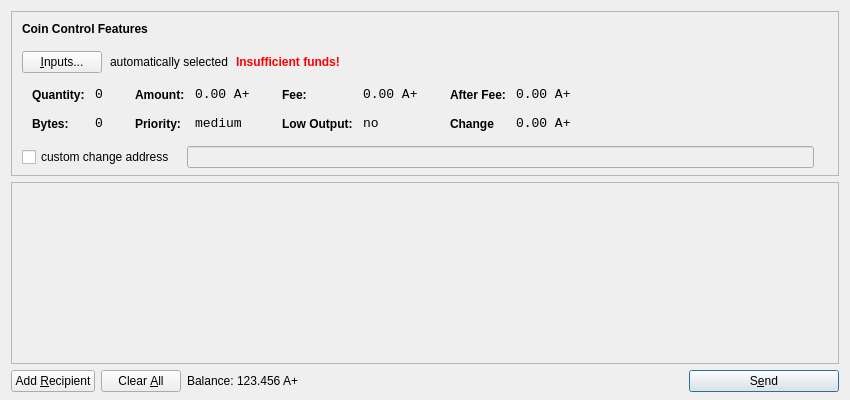
<?xml version="1.0" encoding="UTF-8"?>
<ui version="4.0">
 <class>SendCoinsDialog</class>
 <widget class="QDialog" name="SendCoinsDialog">
  <property name="geometry">
   <rect>
    <x>0</x>
    <y>0</y>
    <width>850</width>
    <height>400</height>
   </rect>
  </property>
  <property name="windowTitle">
   <string>Send Coins</string>
  </property>
  <layout class="QVBoxLayout" name="verticalLayout" stretch="0,1,0">
   <property name="bottomMargin">
    <number>8</number>
   </property>
   <item>
    <widget class="QFrame" name="frameCoinControl">
     <property name="sizePolicy">
      <sizepolicy hsizetype="Expanding" vsizetype="Expanding">
       <horstretch>0</horstretch>
       <verstretch>0</verstretch>
      </sizepolicy>
     </property>
     <property name="maximumSize">
      <size>
       <width>16777215</width>
       <height>16777215</height>
      </size>
     </property>
     <property name="frameShape">
      <enum>QFrame::StyledPanel</enum>
     </property>
     <property name="frameShadow">
      <enum>QFrame::Sunken</enum>
     </property>
     <layout class="QVBoxLayout" name="verticalLayoutCoinControl2">
      <property name="spacing">
       <number>6</number>
      </property>
      <property name="leftMargin">
       <number>0</number>
      </property>
      <property name="topMargin">
       <number>0</number>
      </property>
      <property name="rightMargin">
       <number>0</number>
      </property>
      <property name="bottomMargin">
       <number>6</number>
      </property>
      <item>
       <layout class="QVBoxLayout" name="verticalLayoutCoinControl" stretch="0,0,0,0,1">
        <property name="spacing">
         <number>0</number>
        </property>
        <property name="leftMargin">
         <number>10</number>
        </property>
        <property name="topMargin">
         <number>10</number>
        </property>
        <item>
         <layout class="QHBoxLayout" name="horizontalLayoutCoinControl1">
          <property name="bottomMargin">
           <number>15</number>
          </property>
          <item>
           <widget class="QLabel" name="labelCoinControlFeatures">
            <property name="sizePolicy">
             <sizepolicy hsizetype="Preferred" vsizetype="Maximum">
              <horstretch>0</horstretch>
              <verstretch>0</verstretch>
             </sizepolicy>
            </property>
            <property name="font">
             <font>
              <weight>75</weight>
              <bold>true</bold>
             </font>
            </property>
            <property name="styleSheet">
             <string notr="true">font-weight:bold;</string>
            </property>
            <property name="text">
             <string>Coin Control Features</string>
            </property>
           </widget>
          </item>
         </layout>
        </item>
        <item>
         <layout class="QHBoxLayout" name="horizontalLayoutCoinControl2" stretch="0,0,0,0">
          <property name="spacing">
           <number>8</number>
          </property>
          <property name="bottomMargin">
           <number>10</number>
          </property>
          <item>
           <widget class="QPushButton" name="pushButtonCoinControl">
            <property name="styleSheet">
             <string notr="true"/>
            </property>
            <property name="text">
             <string>&amp;Inputs...</string>
            </property>
           </widget>
          </item>
          <item>
           <widget class="QLabel" name="labelCoinControlAutomaticallySelected">
            <property name="text">
             <string>automatically selected</string>
            </property>
            <property name="margin">
             <number>5</number>
            </property>
           </widget>
          </item>
          <item>
           <widget class="QLabel" name="labelCoinControlInsuffFunds">
            <property name="font">
             <font>
              <weight>75</weight>
              <bold>true</bold>
             </font>
            </property>
            <property name="styleSheet">
             <string notr="true">color:red;font-weight:bold;</string>
            </property>
            <property name="text">
             <string>Insufficient funds!</string>
            </property>
            <property name="margin">
             <number>5</number>
            </property>
           </widget>
          </item>
          <item>
           <spacer name="horizontalSpacerCoinControl">
            <property name="orientation">
             <enum>Qt::Horizontal</enum>
            </property>
            <property name="sizeHint" stdset="0">
             <size>
              <width>40</width>
              <height>1</height>
             </size>
            </property>
           </spacer>
          </item>
         </layout>
        </item>
        <item>
         <widget class="QWidget" name="widgetCoinControl" native="true">
          <property name="sizePolicy">
           <sizepolicy hsizetype="Preferred" vsizetype="Preferred">
            <horstretch>0</horstretch>
            <verstretch>0</verstretch>
           </sizepolicy>
          </property>
          <property name="minimumSize">
           <size>
            <width>0</width>
            <height>0</height>
           </size>
          </property>
          <property name="styleSheet">
           <string notr="true"/>
          </property>
          <layout class="QHBoxLayout" name="horizontalLayoutCoinControl5">
           <property name="leftMargin">
            <number>0</number>
           </property>
           <property name="topMargin">
            <number>0</number>
           </property>
           <property name="rightMargin">
            <number>0</number>
           </property>
           <property name="bottomMargin">
            <number>0</number>
           </property>
           <item>
            <layout class="QHBoxLayout" name="horizontalLayoutCoinControl3" stretch="0,0,0,1">
             <property name="spacing">
              <number>20</number>
             </property>
             <property name="topMargin">
              <number>0</number>
             </property>
             <property name="bottomMargin">
              <number>10</number>
             </property>
             <item>
              <layout class="QFormLayout" name="formLayoutCoinControl1">
               <property name="horizontalSpacing">
                <number>10</number>
               </property>
               <property name="verticalSpacing">
                <number>14</number>
               </property>
               <property name="leftMargin">
                <number>10</number>
               </property>
               <property name="topMargin">
                <number>4</number>
               </property>
               <property name="rightMargin">
                <number>6</number>
               </property>
               <item row="0" column="0">
                <widget class="QLabel" name="labelCoinControlQuantityText">
                 <property name="styleSheet">
                  <string notr="true">font-weight:bold;</string>
                 </property>
                 <property name="text">
                  <string>Quantity:</string>
                 </property>
                 <property name="margin">
                  <number>0</number>
                 </property>
                </widget>
               </item>
               <item row="0" column="1">
                <widget class="QLabel" name="labelCoinControlQuantity">
                 <property name="font">
                  <font>
                   <family>Monospace</family>
                   <pointsize>10</pointsize>
                  </font>
                 </property>
                 <property name="cursor">
                  <cursorShape>IBeamCursor</cursorShape>
                 </property>
                 <property name="contextMenuPolicy">
                  <enum>Qt::ActionsContextMenu</enum>
                 </property>
                 <property name="text">
                  <string>0</string>
                 </property>
                 <property name="margin">
                  <number>0</number>
                 </property>
                 <property name="textInteractionFlags">
                  <set>Qt::LinksAccessibleByMouse|Qt::TextSelectableByKeyboard|Qt::TextSelectableByMouse</set>
                 </property>
                </widget>
               </item>
               <item row="1" column="0">
                <widget class="QLabel" name="labelCoinControlBytesText">
                 <property name="styleSheet">
                  <string notr="true">font-weight:bold;</string>
                 </property>
                 <property name="text">
                  <string>Bytes:</string>
                 </property>
                </widget>
               </item>
               <item row="1" column="1">
                <widget class="QLabel" name="labelCoinControlBytes">
                 <property name="font">
                  <font>
                   <family>Monospace</family>
                   <pointsize>10</pointsize>
                  </font>
                 </property>
                 <property name="cursor">
                  <cursorShape>IBeamCursor</cursorShape>
                 </property>
                 <property name="contextMenuPolicy">
                  <enum>Qt::ActionsContextMenu</enum>
                 </property>
                 <property name="text">
                  <string>0</string>
                 </property>
                 <property name="textInteractionFlags">
                  <set>Qt::LinksAccessibleByMouse|Qt::TextSelectableByKeyboard|Qt::TextSelectableByMouse</set>
                 </property>
                </widget>
               </item>
              </layout>
             </item>
             <item>
              <layout class="QFormLayout" name="formLayoutCoinControl2">
               <property name="horizontalSpacing">
                <number>10</number>
               </property>
               <property name="verticalSpacing">
                <number>14</number>
               </property>
               <property name="leftMargin">
                <number>6</number>
               </property>
               <property name="topMargin">
                <number>4</number>
               </property>
               <property name="rightMargin">
                <number>6</number>
               </property>
               <item row="0" column="0">
                <widget class="QLabel" name="labelCoinControlAmountText">
                 <property name="styleSheet">
                  <string notr="true">font-weight:bold;</string>
                 </property>
                 <property name="text">
                  <string>Amount:</string>
                 </property>
                 <property name="margin">
                  <number>0</number>
                 </property>
                </widget>
               </item>
               <item row="0" column="1">
                <widget class="QLabel" name="labelCoinControlAmount">
                 <property name="font">
                  <font>
                   <family>Monospace</family>
                   <pointsize>10</pointsize>
                  </font>
                 </property>
                 <property name="cursor">
                  <cursorShape>IBeamCursor</cursorShape>
                 </property>
                 <property name="contextMenuPolicy">
                  <enum>Qt::ActionsContextMenu</enum>
                 </property>
                 <property name="text">
                  <string>0.00 A+</string>
                 </property>
                 <property name="textInteractionFlags">
                  <set>Qt::LinksAccessibleByMouse|Qt::TextSelectableByKeyboard|Qt::TextSelectableByMouse</set>
                 </property>
                </widget>
               </item>
               <item row="1" column="0">
                <widget class="QLabel" name="labelCoinControlPriorityText">
                 <property name="styleSheet">
                  <string notr="true">font-weight:bold;</string>
                 </property>
                 <property name="text">
                  <string>Priority:</string>
                 </property>
                </widget>
               </item>
               <item row="1" column="1">
                <widget class="QLabel" name="labelCoinControlPriority">
                 <property name="font">
                  <font>
                   <family>Monospace</family>
                   <pointsize>10</pointsize>
                  </font>
                 </property>
                 <property name="cursor">
                  <cursorShape>IBeamCursor</cursorShape>
                 </property>
                 <property name="contextMenuPolicy">
                  <enum>Qt::ActionsContextMenu</enum>
                 </property>
                 <property name="text">
                  <string>medium</string>
                 </property>
                 <property name="textInteractionFlags">
                  <set>Qt::LinksAccessibleByMouse|Qt::TextSelectableByKeyboard|Qt::TextSelectableByMouse</set>
                 </property>
                </widget>
               </item>
              </layout>
             </item>
             <item>
              <layout class="QFormLayout" name="formLayoutCoinControl3">
               <property name="horizontalSpacing">
                <number>10</number>
               </property>
               <property name="verticalSpacing">
                <number>14</number>
               </property>
               <property name="leftMargin">
                <number>6</number>
               </property>
               <property name="topMargin">
                <number>4</number>
               </property>
               <property name="rightMargin">
                <number>6</number>
               </property>
               <item row="0" column="0">
                <widget class="QLabel" name="labelCoinControlFeeText">
                 <property name="styleSheet">
                  <string notr="true">font-weight:bold;</string>
                 </property>
                 <property name="text">
                  <string>Fee:</string>
                 </property>
                 <property name="margin">
                  <number>0</number>
                 </property>
                </widget>
               </item>
               <item row="0" column="1">
                <widget class="QLabel" name="labelCoinControlFee">
                 <property name="font">
                  <font>
                   <family>Monospace</family>
                   <pointsize>10</pointsize>
                  </font>
                 </property>
                 <property name="cursor">
                  <cursorShape>IBeamCursor</cursorShape>
                 </property>
                 <property name="contextMenuPolicy">
                  <enum>Qt::ActionsContextMenu</enum>
                 </property>
                 <property name="text">
                  <string>0.00 A+</string>
                 </property>
                 <property name="textInteractionFlags">
                  <set>Qt::LinksAccessibleByMouse|Qt::TextSelectableByKeyboard|Qt::TextSelectableByMouse</set>
                 </property>
                </widget>
               </item>
               <item row="1" column="0">
                <widget class="QLabel" name="labelCoinControlLowOutputText">
                 <property name="styleSheet">
                  <string notr="true">font-weight:bold;</string>
                 </property>
                 <property name="text">
                  <string>Low Output:</string>
                 </property>
                </widget>
               </item>
               <item row="1" column="1">
                <widget class="QLabel" name="labelCoinControlLowOutput">
                 <property name="font">
                  <font>
                   <family>Monospace</family>
                   <pointsize>10</pointsize>
                  </font>
                 </property>
                 <property name="cursor">
                  <cursorShape>IBeamCursor</cursorShape>
                 </property>
                 <property name="contextMenuPolicy">
                  <enum>Qt::ActionsContextMenu</enum>
                 </property>
                 <property name="text">
                  <string>no</string>
                 </property>
                 <property name="textInteractionFlags">
                  <set>Qt::LinksAccessibleByMouse|Qt::TextSelectableByKeyboard|Qt::TextSelectableByMouse</set>
                 </property>
                </widget>
               </item>
              </layout>
             </item>
             <item>
              <layout class="QFormLayout" name="formLayoutCoinControl4">
               <property name="horizontalSpacing">
                <number>10</number>
               </property>
               <property name="verticalSpacing">
                <number>14</number>
               </property>
               <property name="leftMargin">
                <number>6</number>
               </property>
               <property name="topMargin">
                <number>4</number>
               </property>
               <property name="rightMargin">
                <number>6</number>
               </property>
               <item row="0" column="0">
                <widget class="QLabel" name="labelCoinControlAfterFeeText">
                 <property name="styleSheet">
                  <string notr="true">font-weight:bold;</string>
                 </property>
                 <property name="text">
                  <string>After Fee:</string>
                 </property>
                 <property name="margin">
                  <number>0</number>
                 </property>
                </widget>
               </item>
               <item row="0" column="1">
                <widget class="QLabel" name="labelCoinControlAfterFee">
                 <property name="font">
                  <font>
                   <family>Monospace</family>
                   <pointsize>10</pointsize>
                  </font>
                 </property>
                 <property name="cursor">
                  <cursorShape>IBeamCursor</cursorShape>
                 </property>
                 <property name="contextMenuPolicy">
                  <enum>Qt::ActionsContextMenu</enum>
                 </property>
                 <property name="text">
                  <string>0.00 A+</string>
                 </property>
                 <property name="textInteractionFlags">
                  <set>Qt::LinksAccessibleByMouse|Qt::TextSelectableByKeyboard|Qt::TextSelectableByMouse</set>
                 </property>
                </widget>
               </item>
               <item row="1" column="0">
                <widget class="QLabel" name="labelCoinControlChangeText">
                 <property name="styleSheet">
                  <string notr="true">font-weight:bold;</string>
                 </property>
                 <property name="text">
                  <string>Change</string>
                 </property>
                </widget>
               </item>
               <item row="1" column="1">
                <widget class="QLabel" name="labelCoinControlChange">
                 <property name="font">
                  <font>
                   <family>Monospace</family>
                   <pointsize>10</pointsize>
                  </font>
                 </property>
                 <property name="cursor">
                  <cursorShape>IBeamCursor</cursorShape>
                 </property>
                 <property name="contextMenuPolicy">
                  <enum>Qt::ActionsContextMenu</enum>
                 </property>
                 <property name="text">
                  <string>0.00 A+</string>
                 </property>
                 <property name="textInteractionFlags">
                  <set>Qt::LinksAccessibleByMouse|Qt::TextSelectableByKeyboard|Qt::TextSelectableByMouse</set>
                 </property>
                </widget>
               </item>
              </layout>
             </item>
            </layout>
           </item>
          </layout>
         </widget>
        </item>
        <item>
         <layout class="QHBoxLayout" name="horizontalLayoutCoinControl4" stretch="0,0,0">
          <property name="spacing">
           <number>12</number>
          </property>
          <property name="sizeConstraint">
           <enum>QLayout::SetDefaultConstraint</enum>
          </property>
          <property name="topMargin">
           <number>5</number>
          </property>
          <property name="rightMargin">
           <number>5</number>
          </property>
          <item>
           <widget class="QCheckBox" name="checkBoxCoinControlChange">
            <property name="text">
             <string>custom change address</string>
            </property>
           </widget>
          </item>
          <item>
           <widget class="QLineEdit" name="lineEditCoinControlChange">
            <property name="enabled">
             <bool>false</bool>
            </property>
            <property name="sizePolicy">
             <sizepolicy hsizetype="Expanding" vsizetype="Fixed">
              <horstretch>0</horstretch>
              <verstretch>0</verstretch>
             </sizepolicy>
            </property>
           </widget>
          </item>
          <item>
           <widget class="QLabel" name="labelCoinControlChangeLabel">
            <property name="sizePolicy">
             <sizepolicy hsizetype="Preferred" vsizetype="Expanding">
              <horstretch>0</horstretch>
              <verstretch>0</verstretch>
             </sizepolicy>
            </property>
            <property name="minimumSize">
             <size>
              <width>0</width>
              <height>0</height>
             </size>
            </property>
            <property name="text">
             <string/>
            </property>
            <property name="margin">
             <number>3</number>
            </property>
           </widget>
          </item>
         </layout>
        </item>
        <item>
         <spacer name="verticalSpacerCoinControl">
          <property name="orientation">
           <enum>Qt::Vertical</enum>
          </property>
          <property name="sizeHint" stdset="0">
           <size>
            <width>800</width>
            <height>1</height>
           </size>
          </property>
         </spacer>
        </item>
       </layout>
      </item>
     </layout>
    </widget>
   </item>
   <item>
    <widget class="QScrollArea" name="scrollArea">
     <property name="widgetResizable">
      <bool>true</bool>
     </property>
     <widget class="QWidget" name="scrollAreaWidgetContents">
      <property name="geometry">
       <rect>
        <x>0</x>
        <y>0</y>
        <width>830</width>
        <height>173</height>
       </rect>
      </property>
      <layout class="QVBoxLayout" name="verticalLayout_2">
       <property name="leftMargin">
        <number>0</number>
       </property>
       <property name="topMargin">
        <number>0</number>
       </property>
       <property name="rightMargin">
        <number>0</number>
       </property>
       <property name="bottomMargin">
        <number>0</number>
       </property>
       <item>
        <layout class="QVBoxLayout" name="entries">
         <property name="spacing">
          <number>6</number>
         </property>
        </layout>
       </item>
       <item>
        <spacer name="verticalSpacer">
         <property name="orientation">
          <enum>Qt::Vertical</enum>
         </property>
         <property name="sizeHint" stdset="0">
          <size>
           <width>20</width>
           <height>40</height>
          </size>
         </property>
        </spacer>
       </item>
      </layout>
     </widget>
    </widget>
   </item>
   <item>
    <layout class="QHBoxLayout" name="horizontalLayout">
     <item>
      <widget class="QPushButton" name="addButton">
       <property name="toolTip">
        <string>Send to multiple recipients at once</string>
       </property>
       <property name="text">
        <string>Add &amp;Recipient</string>
       </property>
       <property name="icon">
        <iconset resource="../agoldcoin.qrc">
         <normaloff>:/icons/add</normaloff>:/icons/add</iconset>
       </property>
       <property name="autoDefault">
        <bool>false</bool>
       </property>
      </widget>
     </item>
     <item>
      <widget class="QPushButton" name="clearButton">
       <property name="sizePolicy">
        <sizepolicy hsizetype="Minimum" vsizetype="Fixed">
         <horstretch>0</horstretch>
         <verstretch>0</verstretch>
        </sizepolicy>
       </property>
       <property name="toolTip">
        <string>Remove all transaction fields</string>
       </property>
       <property name="text">
        <string>Clear &amp;All</string>
       </property>
       <property name="icon">
        <iconset resource="../agoldcoin.qrc">
         <normaloff>:/icons/remove</normaloff>:/icons/remove</iconset>
       </property>
       <property name="autoRepeatDelay">
        <number>300</number>
       </property>
       <property name="autoDefault">
        <bool>false</bool>
       </property>
      </widget>
     </item>
     <item>
      <layout class="QHBoxLayout" name="horizontalLayout_2">
       <property name="spacing">
        <number>3</number>
       </property>
       <item>
        <widget class="QLabel" name="label">
         <property name="text">
          <string>Balance:</string>
         </property>
        </widget>
       </item>
       <item>
        <widget class="QLabel" name="labelBalance">
         <property name="cursor">
          <cursorShape>IBeamCursor</cursorShape>
         </property>
         <property name="text">
          <string>123.456 A+</string>
         </property>
         <property name="textInteractionFlags">
          <set>Qt::LinksAccessibleByMouse|Qt::TextSelectableByKeyboard|Qt::TextSelectableByMouse</set>
         </property>
        </widget>
       </item>
      </layout>
     </item>
     <item>
      <spacer name="horizontalSpacer">
       <property name="orientation">
        <enum>Qt::Horizontal</enum>
       </property>
       <property name="sizeHint" stdset="0">
        <size>
         <width>40</width>
         <height>20</height>
        </size>
       </property>
      </spacer>
     </item>
     <item>
      <widget class="QPushButton" name="sendButton">
       <property name="minimumSize">
        <size>
         <width>150</width>
         <height>0</height>
        </size>
       </property>
       <property name="toolTip">
        <string>Confirm the send action</string>
       </property>
       <property name="text">
        <string>S&amp;end</string>
       </property>
       <property name="icon">
        <iconset resource="../agoldcoin.qrc">
         <normaloff>:/icons/send</normaloff>:/icons/send</iconset>
       </property>
       <property name="default">
        <bool>true</bool>
       </property>
      </widget>
     </item>
    </layout>
   </item>
  </layout>
 </widget>
 <resources>
  <include location="../agoldcoin.qrc"/>
 </resources>
 <connections/>
</ui>
